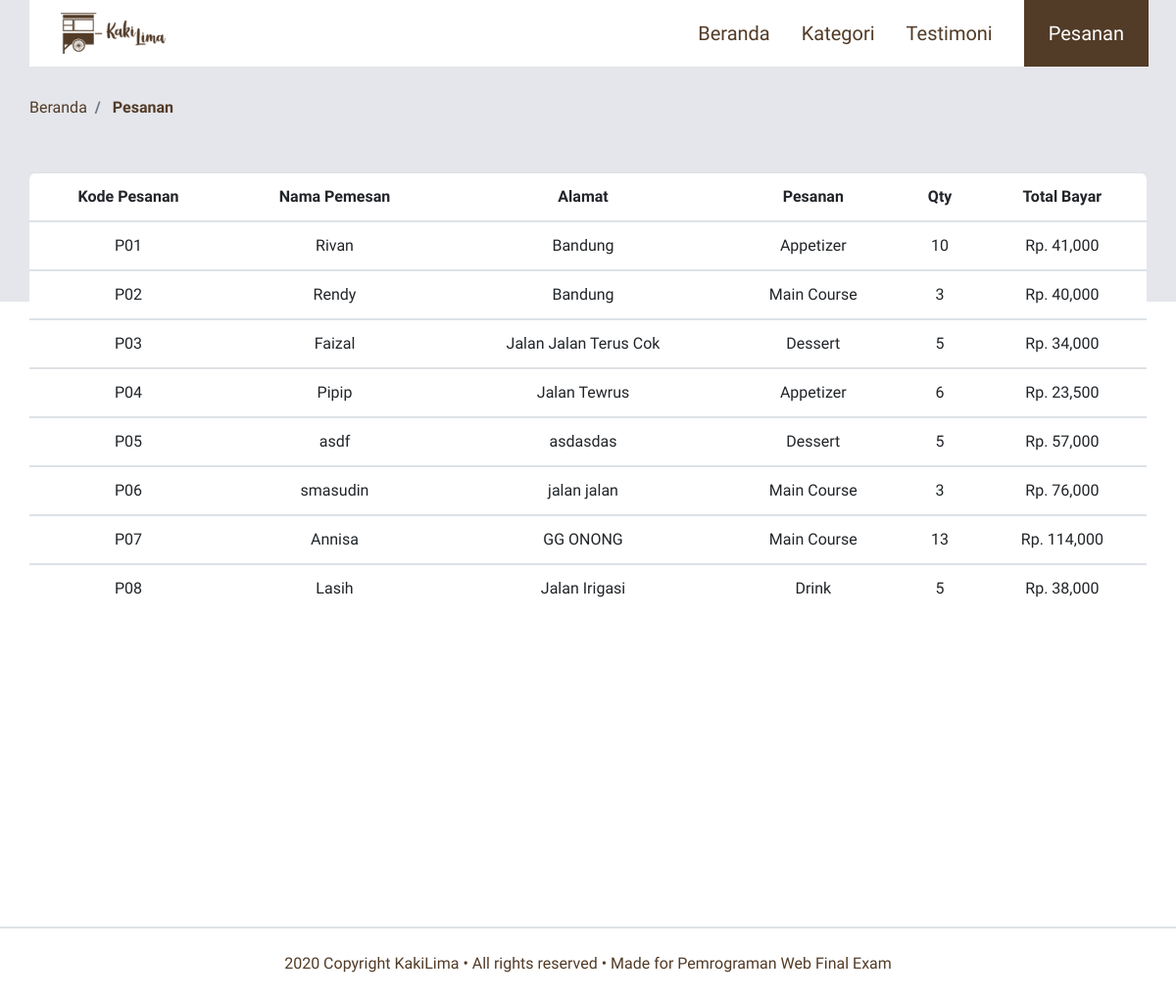
/pesanan.php, run on the app's committed database.
### tables this page shows
CREATE TABLE `detail_pesanan` (
  `kode_pesanan` varchar(11) NOT NULL,
  `pesanan` varchar(20) NOT NULL,
  `qty` int(11) NOT NULL,
  `total_harga` int(15) NOT NULL
);

CREATE TABLE `tb_pesanan` (
  `kode_pesanan` varchar(11) NOT NULL,
  `nama_pemesan` varchar(40) NOT NULL,
  `alamat` text NOT NULL,
  `no_hp` int(15) NOT NULL,
  `email` varchar(20) NOT NULL
);

### pesanan.php (the view, shortened to what this page needs)
<!DOCTYPE html>
<html lang="en">
<head>
    <link rel="stylesheet" href="frontend/libraries/bootstrap/css/bootstrap.css">
    <link rel="stylesheet" href="frontend/styles/main.css">
    <link rel="stylesheet" href="frontend/libraries/xzoom/xzoom.css">
    <link rel="stylesheet" href="frontend/libraries/animate/animate.css">
</head>
<body>
    <div class="container">
        <nav class="row navbar navbar-expand-lg navbar-light bg-white  wow fadeInDown dur-1">
            <a href="index.php" class="navbar-brand">
                <img src="frontend/images/logo.png" alt="Logo Kaki Lima" class="ml-3">
            </a>
            <div class="collapse navbar-collapse" id="navb">
                <ul class="navbar-nav ml-auto mr-3">
                    <li class="nav-item mx-md-2">
                        <a href="index.php" class="nav-link">Beranda</a>
                    </li>
                    <li class="nav-item mx-md-2">
                        <a href="index.php" class="nav-link">Kategori</a>
                    </li>
                    <li class="nav-item mx-md-2">
                        <a href="index.php" class="nav-link">Testimoni</a>
                    </li>
                </ul>
                <div class="form-inline my-2 my-lg-0 d-none d-md-block">
                    <a href="pesanan.php" class="btn btn-login btn-navbar-right my-sm-0 px-4"
                        style="padding-top: 20px;">
                        Pesanan
                    </a>
                </div>
        </nav>
    </div>
    <main>
        <section class="section-details-header"></section>
        <section class="section-details-content">
            <div class="container">
                <div class="row">
                    <div class="col p-0">
                        <nav>
                            <ol class="breadcrumb wow fadeIn dur-1">
                                <li class="breadcrumb-item">
                                    <a href="index.php">Beranda</a>
                                </li>
                                <li class="breadcrumb-item active">
                                    Pesanan
                                </li>
                            </ol>
                        </nav>
                    </div>
                </div>
                <div class="row">
                    <table class="table table-hover table-color mt-4 text-center animated zoomIn" id="table_id">
                        <thead>
                            <tr>
                                <th scope="col">Kode Pesanan</th>
                                <th scope="col">Nama Pemesan</th>
                                <th scope="col">Alamat</th>
                                <th scope="col">Pesanan</th>
                                <th scope="col">Qty</th>
                                <th scope="col">Total Bayar</th>
                            </tr>
                        </thead>
                        <?php
                                    include 'koneksi.php';
                                    $result = mysqli_query($koneksi,"SELECT d.kode_pesanan,p.nama_pemesan,p.alamat,pesanan,qty,total_harga
                                                                     FROM detail_pesanan d JOIN tb_pesanan p ON (d.kode_pesanan = p.kode_pesanan)");
                                    while($data=mysqli_fetch_array($result)){
                                    ?>
                        <tbody>
                            <tr>
                                <td><?=$data['kode_pesanan']  ?></td>
                                <td><?=$data['nama_pemesan']  ?></td>
                                <td><?=$data['alamat']  ?></td>
                                <td><?=$data['pesanan']  ?></td>
                                <td><?=$data['qty']  ?></td>
                                <td>Rp. <?=number_format($data['total_harga'])  ?></td>
                            </tr>
                        </tbody>
                                    <?php } ?>
                    </table>
                </div>
            </div>
        </section>
    </main>
    <footer class="section-footer mt-5 mb-4 border-top">
        <div class="container-fluid">
            <div class="row border-top justify-content-center align-items-center pt-4">
                <div class="col-auto text-gray-500 font-weight-light">
                    2020 Copyright <b>KakiLima</b> • All rights reserved • Made for <b>Pemrograman Web Final Exam</b>
                </div>
            </div>
        </div>
    </footer>
</body>
</html>

### frontend/styles/main.css (style rules this page uses)
body { background-color: #FFFFFF; font-family: 'Assistant', sans-serif; color: #523B27; }
.container .dur-1 { -webkit-animation-duration: 0.8s; animation-duration: 0.8s; }
.navbar-brand img { max-height: 42px; }
.navbar-light .navbar-nav .nav-link { color: #523B27; font-size: 20px; }
.btn-navbar-right { height: 70px; margin-top: -10px !important; margin-bottom: -8px !important; margin-right: -18px !important; border-radius: 0; }
.btn-login { background: #523B27; color: #ffffff; font-size: 20px; }
.section-details-header { min-height: 310px; background: #E4E6EB; margin-top: -70px; }
.section-details-content { margin-top: -210px; min-height: 100vh; }
.section-details-content .dur-1 { -webkit-animation-delay: 0.5s; animation-delay: 0.5s; -webkit-animation-duration: 2s; animation-duration: 2s; }
.section-details-content .breadcrumb { background: transparent; padding: 0; margin-bottom: 30px; }
.section-details-content .breadcrumb-item a { text-decoration: none; color: #523B27; }
.section-details-content .breadcrumb-item.active { font-weight: bold; color: #523B27; }
.table-color { background-color: white; border-radius: 8px; }

### data on the page
detail_pesanan: kode_pesanan "P01", tb_pesanan.nama_pemesan "Rivan", tb_pesanan.alamat "Bandung", pesanan "Appetizer", qty "10", total_harga "41,000"
detail_pesanan: kode_pesanan "P02", tb_pesanan.nama_pemesan "Rendy", tb_pesanan.alamat "Bandung", pesanan "Main Course", qty "3", total_harga "40,000"
detail_pesanan: kode_pesanan "P03", tb_pesanan.nama_pemesan "Faizal", tb_pesanan.alamat "Jalan Jalan Terus Cok", pesanan "Dessert", qty "5", total_harga "34,000"
detail_pesanan: kode_pesanan "P04", tb_pesanan.nama_pemesan "Pipip", tb_pesanan.alamat "Jalan Tewrus", pesanan "Appetizer", qty "6", total_harga "23,500"
detail_pesanan: kode_pesanan "P05", tb_pesanan.nama_pemesan "asdf", tb_pesanan.alamat "asdasdas", pesanan "Dessert", qty "5", total_harga "57,000"
detail_pesanan: kode_pesanan "P06", tb_pesanan.nama_pemesan "smasudin", tb_pesanan.alamat "jalan jalan", pesanan "Main Course", qty "3", total_harga "76,000"
detail_pesanan: kode_pesanan "P07", tb_pesanan.nama_pemesan "Annisa", tb_pesanan.alamat "GG ONONG", pesanan "Main Course", qty "13", total_harga "114,000"
detail_pesanan: kode_pesanan "P08", tb_pesanan.nama_pemesan "Lasih", tb_pesanan.alamat "Jalan Irigasi", pesanan "Drink", qty "5", total_harga "38,000"
